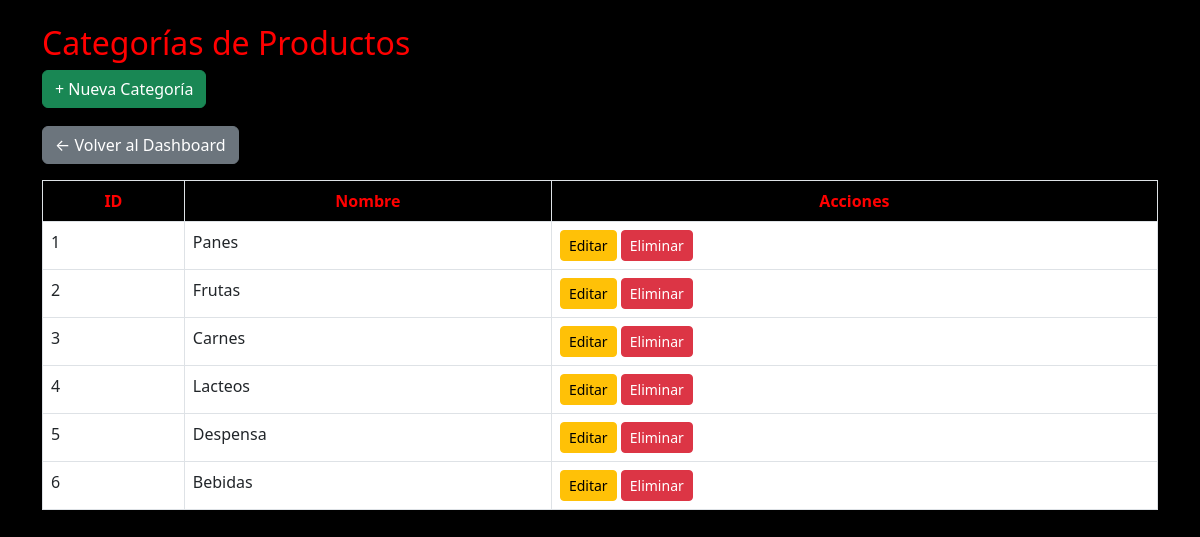
/admin/categorias_gestionar.php (signed in), run on the app's committed database.
### tables this page shows
CREATE TABLE `categorias` (
  `id` int(11) NOT NULL,
  `nombre` varchar(100) NOT NULL
);

### admin/categorias_gestionar.php (the view, shortened to what this page needs)
<?php
require_once '../includes/db.php';
$categorias = $pdo->query("SELECT * FROM categorias")->fetchAll();
?>
<!DOCTYPE html>
<html lang="es">
<head>
    <link href="https://cdn.jsdelivr.net/npm/bootstrap@5.3.0/dist/css/bootstrap.min.css" rel="stylesheet">
</head>
<body>
<div class="container mt-4">
    <h2>Categorías de Productos</h2>
    <a href="categoria_nueva.php" class="btn btn-success mb-2">+ Nueva Categoría</a>
    <br>
    <a href="../admin/dashboard.php" class="btn btn-secondary btn-volver">← Volver al Dashboard</a>
    <table class="table table-bordered table-hover mt-3">
        <thead>
            <tr>
                <th>ID</th>
                <th>Nombre</th>
                <th>Acciones</th>
            </tr>
        </thead>
        <tbody>
            <?php foreach ($categorias as $c): ?>
            <tr>
                <td><?= $c['id'] ?></td>
                <td><?= $c['nombre'] ?></td>
                <td>
                    <a href="categoria_editar.php?id=<?= $c['id'] ?>" class="btn btn-sm btn-warning">Editar</a>
                    <a href="categoria_eliminar.php?id=<?= $c['id'] ?>" class="btn btn-sm btn-danger" onclick="return confirm('¿Eliminar esta categoría?')">Eliminar</a>
                </td>
            </tr>
            <?php endforeach; ?>
        </tbody>
    </table>
</div>
</body>
</html>

### admin/categorias_gestionar.php (style rules this page uses)
body { background-color: black; color: white; }
h2 { color: red; }
.table thead th { background-color: black; color: red; text-align: center; }
.btn-volver { margin-top: 10px; }

### data on the page
categorias: id "1", nombre "Panes"
categorias: id "2", nombre "Frutas"
categorias: id "3", nombre "Carnes"
categorias: id "4", nombre "Lacteos"
categorias: id "5", nombre "Despensa"
categorias: id "6", nombre "Bebidas"
